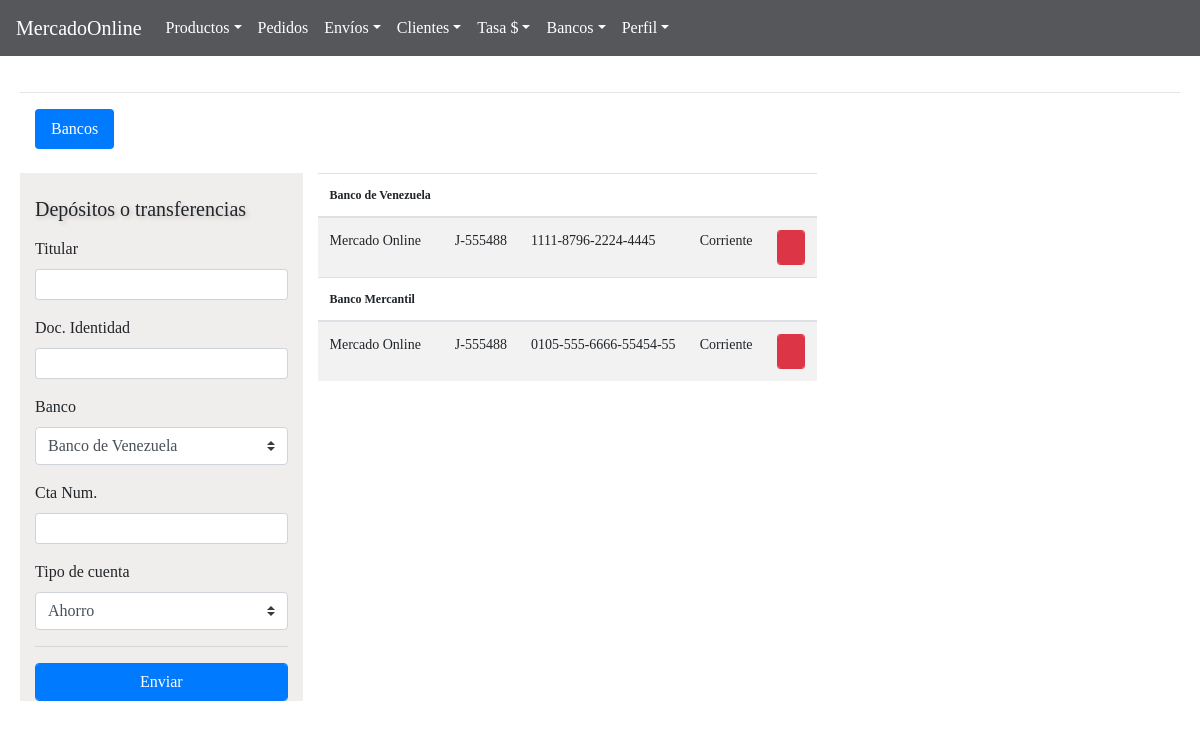
/BackAdmin/index.php?action=banks (signed in), run on the app's committed database.
### tables this page shows
CREATE TABLE `bancos` (
  `id` int(11) NOT NULL,
  `possessor` text NOT NULL,
  `document` text NOT NULL,
  `bank` text NOT NULL,
  `countnum` text NOT NULL,
  `typecount` text NOT NULL,
  `enable` int(11) NOT NULL
);

### BackAdmin/models/connection.php (called while the page is built)
<?php
class connection{
	 public static function connect(){
	 	$link = new PDO("mysql:host=localhost;dbname=mercadoonline","root","");
	 	return $link;
	 }
}

### BackAdmin/models/banksModel.php (called while the page is built, shortened)
<?php
require_once "connection.php";
class bankModel{
 		 public static function viewBankModel($table){
 			 $stmt = connection::connect()->prepare("SELECT id,bank, document, possessor, countnum, typecount FROM $table");
		 	$stmt -> execute();
		 	return $stmt->fetchAll();
 		 }
}

### BackAdmin/controllers/controllerPage.php (called while the page is built)
<?php
class page{
 public static function template(){
 			include "views/template.php";
 		}
 public static function pageConnectController(){
if (isset( $_GET["action"])) {
	 	$controllerPage = $_GET["action"];
}
else{
	$controllerPage ="index";
}
 	$answer = pageModel::pageConnectModel($controllerPage);
 	include $answer;
 }
}

### BackAdmin/controllers/banksController.php (the view, shortened to what this page needs)
	<?php
class bankController{
	   public static function viewBankController(){
	   	$answer = bankModel::viewBankModel("bancos");
	   	foreach ($answer as $row => $item) {
	   		$row = $row+1;
	   			echo '<thead style="font-family: ubuntu-light; font-size: 12px">
				<tr>
				<th>'.$item["bank"].'</th>
				<th></th>
				<th></th>
				<th></th>
				<th></th>
				</tr>
				</thead>
				<tbody>
			<tr style="font-family: ubuntu-light; font-size: 14px">
				<td>'.$item["possessor"].'</td>
				<td>'.$item["document"].'</td>
				<td>'.$item["countnum"].'</td>
				<td>'.$item["typecount"].'</td>
				<td>
 	 			<a href="#delete'.$row.'"data-toggle="modal">
 	 			<button type="button" class="form-control btn btn-danger fa fa-trash btn-sm"></button></a>
 	 			<div class="modal fade" id="delete'.$row.'" tabindex="-1" role="dialog" aria-labelledby="myModalLabel" ariahidden="true">
				<div class="modal-dialog" role="document" style="">
				<div class="modal-content">
				<div class="modal-header">
				<button type="button" class="close" data-dismiss="modal" aria-label="Close">
				<span aria-hidden="true">&times;</span> </button>
				</div>
				<div class="modal-body"  style="text-align: center; margin: 0%;">
				<h4>¿Desea borrar el banco?</h4>
				<br>
				<form method="post" enctype="multipart/form-data">
					<h6>'.$item["bank"].'</h6>
					<h6>'.$item["possessor"].'</h6>
					<h6>'.$item["countnum"].'</h6>
					<h6>'.$item["typecount"].'</h6>
				<div class="form-group row">
				<div class="col-sm-4">
				<input type="text" class="form-control" value="'.$item["id"].'"    name="deleteIdBank" readonly style="display:none" >
				</div>
				</div>
				<div class="row container-fluid">
				<div class="col-sm-6">
				<button type="submit" class="fa fa-check  form-control btn-success" 	aria-label="close"></button>
				</div>
				</form>
				<div class="col-sm-6">
				<button type="button" class="fa fa-close  form-control btn-danger" class="close" data-dismiss="modal" aria-label="close"></button>
				</div>
				</div>
				</div>
				</td>
			</tr>
		</tbody>';
	   					}
			   	}
}

### BackAdmin/views/css/style.css (style rules this page uses)
* { margin: 0; padding: 0; list-style: none; text-decoration: none; font-family:"Pavanam-Regular"; }
body { text-align: center; margin: 0%; }

### data on the page
bancos: bank "Banco de Venezuela", possessor "Mercado Online", document "J-555488", countnum "1111-8796-2224-4445", typecount "Corriente"
bancos: bank "Banco Mercantil", possessor "Mercado Online", document "J-555488", countnum "0105-555-6666-55454-55", typecount "Corriente"
